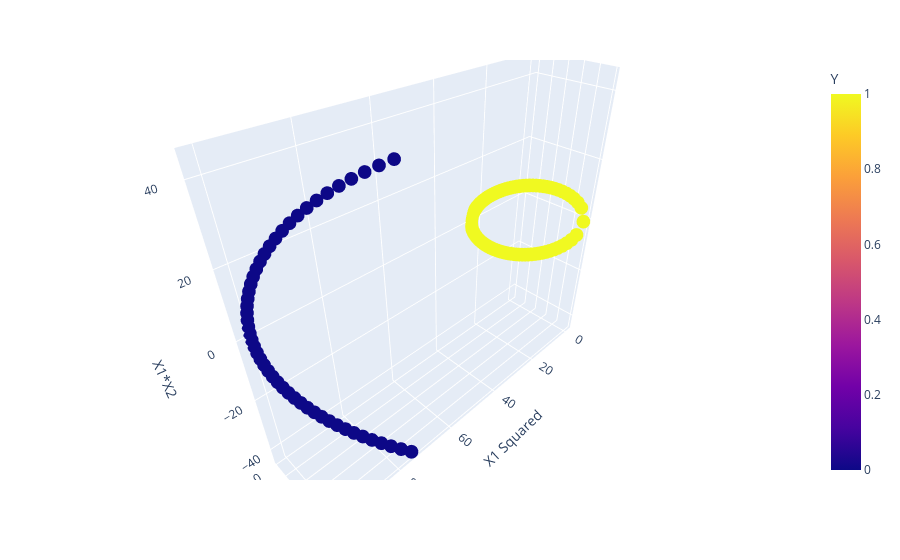

The cell this chart's notebook holds for it:
### Code cell
fig = px.scatter_3d(df,x='X1 Squared',y='X2 Squared',z='X1*X2',color='Y')
fig.show()

### Figure 1 — Plotly figure (JSON) as saved in the notebook; plotly's stock layout.template omitted (floating-point values rounded to 4 significant figures; data arrays with more than 128 entries replaced by an {"elided": "..."} marker saying what was removed)
{"data": [{"hovertemplate": "X1 Squared=%{x}<br>X2 Squared=%{y}<br>X1*X2=%{z}<br>Y=%{marker.color}<extra></extra>", "legendgroup": "", "marker": {"color": {"elided": "300 int values"}, "coloraxis": "coloraxis", "symbol": "circle"}, "mode": "markers", "name": "", "scene": "scene", "showlegend": false, "type": "scatter3d", "x": {"elided": "300 float values"}, "y": {"elided": "300 float values"}, "z": {"elided": "300 float values"}}], "layout": {"coloraxis": {"colorbar": {"title": {"text": "Y"}}, "colorscale": [[0, "#0d0887"], [0.1111, "#46039f"], [0.2222, "#7201a8"], [0.3333, "#9c179e"], [0.4444, "#bd3786"], [0.5556, "#d8576b"], [0.6667, "#ed7953"], [0.7778, "#fb9f3a"], [0.8889, "#fdca26"], [1, "#f0f921"]]}, "legend": {"tracegroupgap": 0}, "margin": {"t": 60}, "scene": {"domain": {"x": [0, 1], "y": [0, 1]}, "xaxis": {"title": {"text": "X1 Squared"}}, "yaxis": {"title": {"text": "X2 Squared"}}, "zaxis": {"title": {"text": "X1*X2"}}}}}
